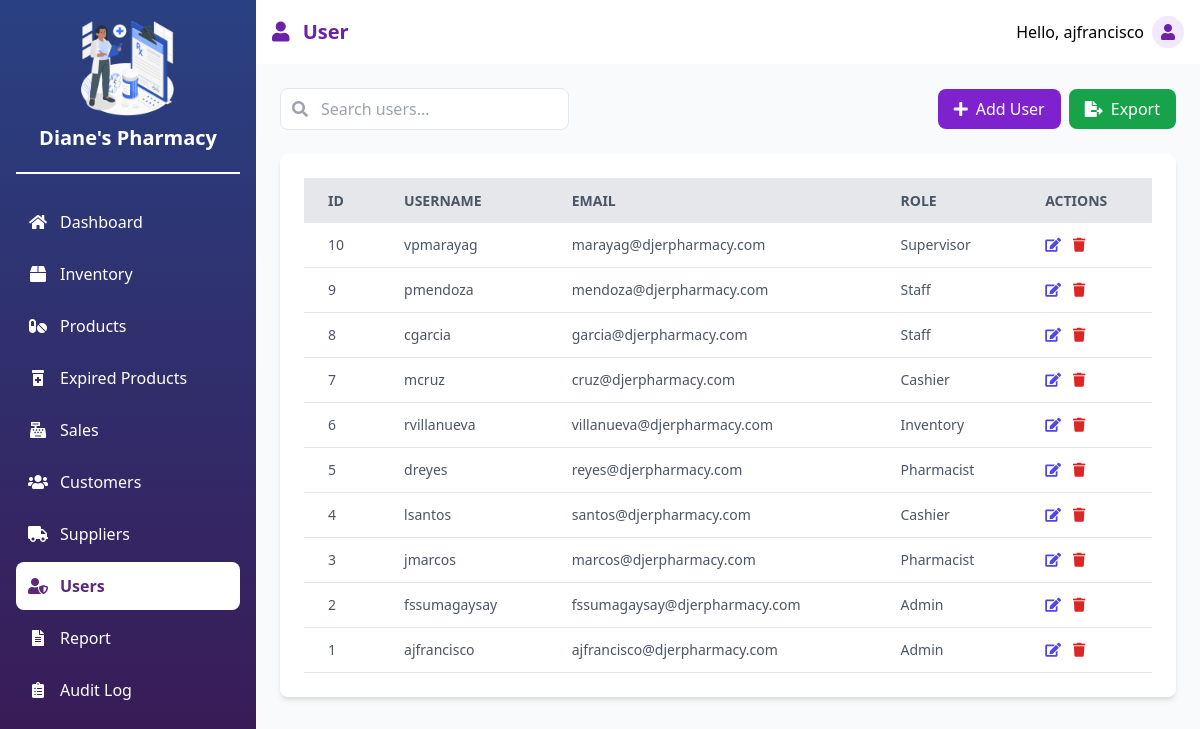
Before: /user.php (signed in) with the older database file.
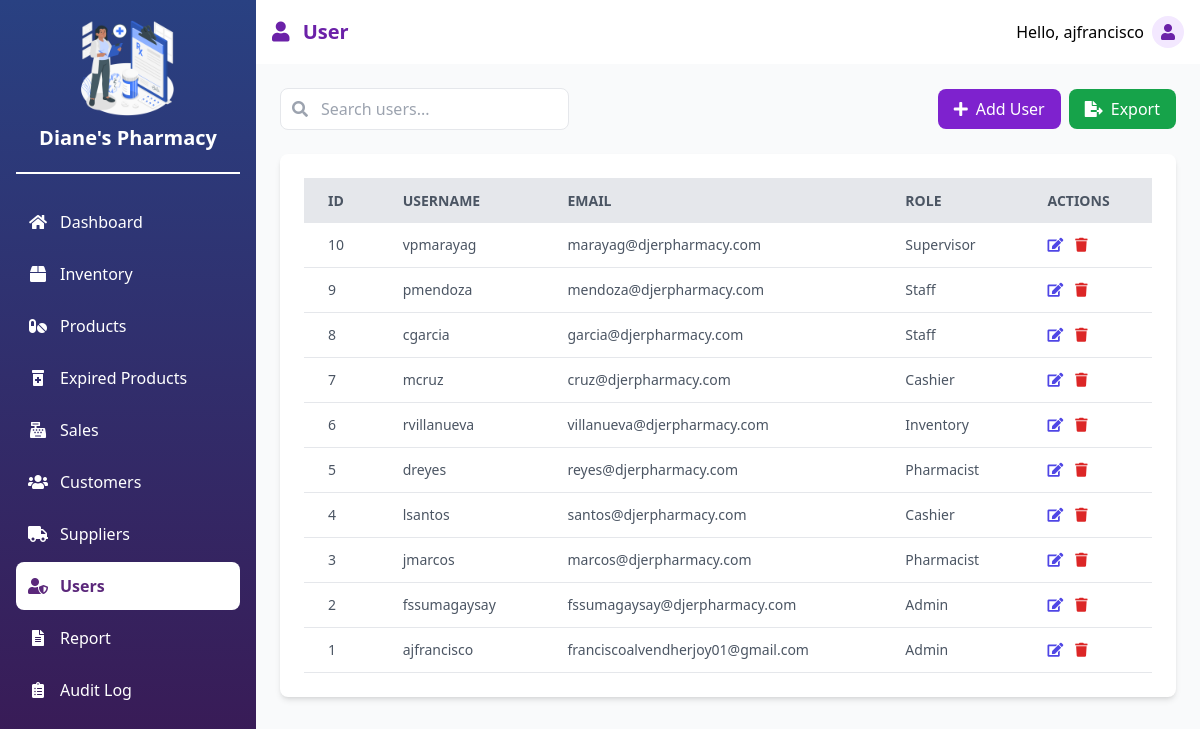
After: the same page with the newer database file.
### tables this page shows
CREATE TABLE `user` (
  `user_id` int(11) NOT NULL,
  `email` varchar(100) DEFAULT NULL,
  `username` varchar(50) DEFAULT NULL,
  `password_hash` varchar(255) DEFAULT NULL,
  `role` varchar(20) DEFAULT NULL
);

### user.php (the view, shortened to what this page needs)
<?php
require_once 'config.php';
try {
    $users = $pdo->query("
        SELECT * FROM user
        ORDER BY user_id DESC
    ")->fetchAll();
} catch(PDOException $e) {
    $errorMessage = "Database error: " . $e->getMessage();
    $users = [];
}
?>
<div class="flex justify-between items-center mb-6">
    <div class="relative">
        <input type="text" id="searchInput" placeholder="Search users..." class="pl-10 pr-4 py-2 border rounded-lg focus:outline-none focus:ring-2 focus:ring-purple-600">
        <div class="absolute inset-y-0 left-0 flex items-center pl-3 pointer-events-none">
        </div>
    </div>
    <div class="flex space-x-2">
        <button onclick="showAddUserModal()" class="bg-purple-700 hover:bg-purple-800 text-white py-2 px-4 rounded-lg flex items-center">
            <i class="fas fa-plus mr-2"></i> Add User
        </button>
        <button onclick="exportToCSV()" class="bg-green-600 hover:bg-green-900 text-white py-2 px-4 rounded-lg flex items-center">
            <i class="fas fa-file-export mr-2"></i> Export
        </button>
    </div>
</div>
<div class="bg-white p-6 rounded-lg shadow-md">
    <div class="overflow-x-auto">
        <table class="min-w-full bg-white">
            <thead>
                <tr class="bg-gray-200 text-gray-600 uppercase text-sm leading-normal">
                    <th class="py-3 px-6 text-left">ID</th>
                    <th class="py-3 px-6 text-left">Username</th>
                    <th class="py-3 px-6 text-left">Email</th>
                    <th class="py-3 px-6 text-left">Role</th>
                    <th class="py-3 px-6 text-left">Actions</th>
                </tr>
            </thead>
            <tbody class="text-gray-600 text-sm">
                <?php foreach ($users as $user): ?>
                    <tr class="border-b border-gray-200 hover:bg-gray-100">
                        <td class="py-3 px-6"><?php echo $user['user_id']; ?></td>
                        <td class="py-3 px-6"><?php echo $user['username']; ?></td>
                        <td class="py-3 px-6"><?php echo $user['email']; ?></td>
                        <td class="py-3 px-6"><?php echo $user['role']; ?></td>
                        <td class="py-3 px-6">
                            <div class="flex">
                                <button onclick="showEditUserModal(<?php echo htmlspecialchars(json_encode($user)); ?>)"
                                        class="text-indigo-600 hover:text-indigo-900 mr-3">
                                    <i class="fas fa-edit"></i>
                                </button>
                                <button onclick="confirmDeleteUser(<?php echo $user['user_id']; ?>, '<?php echo addslashes($user['username']); ?>')"
                                        class="text-red-600 hover:text-red-900">
                                    <i class="fas fa-trash"></i>
                                </button>
                            </div>
                        </td>
                    </tr>
                <?php endforeach; ?>
            </tbody>
        </table>
    </div>
</div>
<?php
include 'layout.php';
?>

Changed rows visible on the page:
changed user "ajfrancisco": email "ajfrancisco@djerpharmacy.com" → "franciscoalvendherjoy01@gmail.com"
